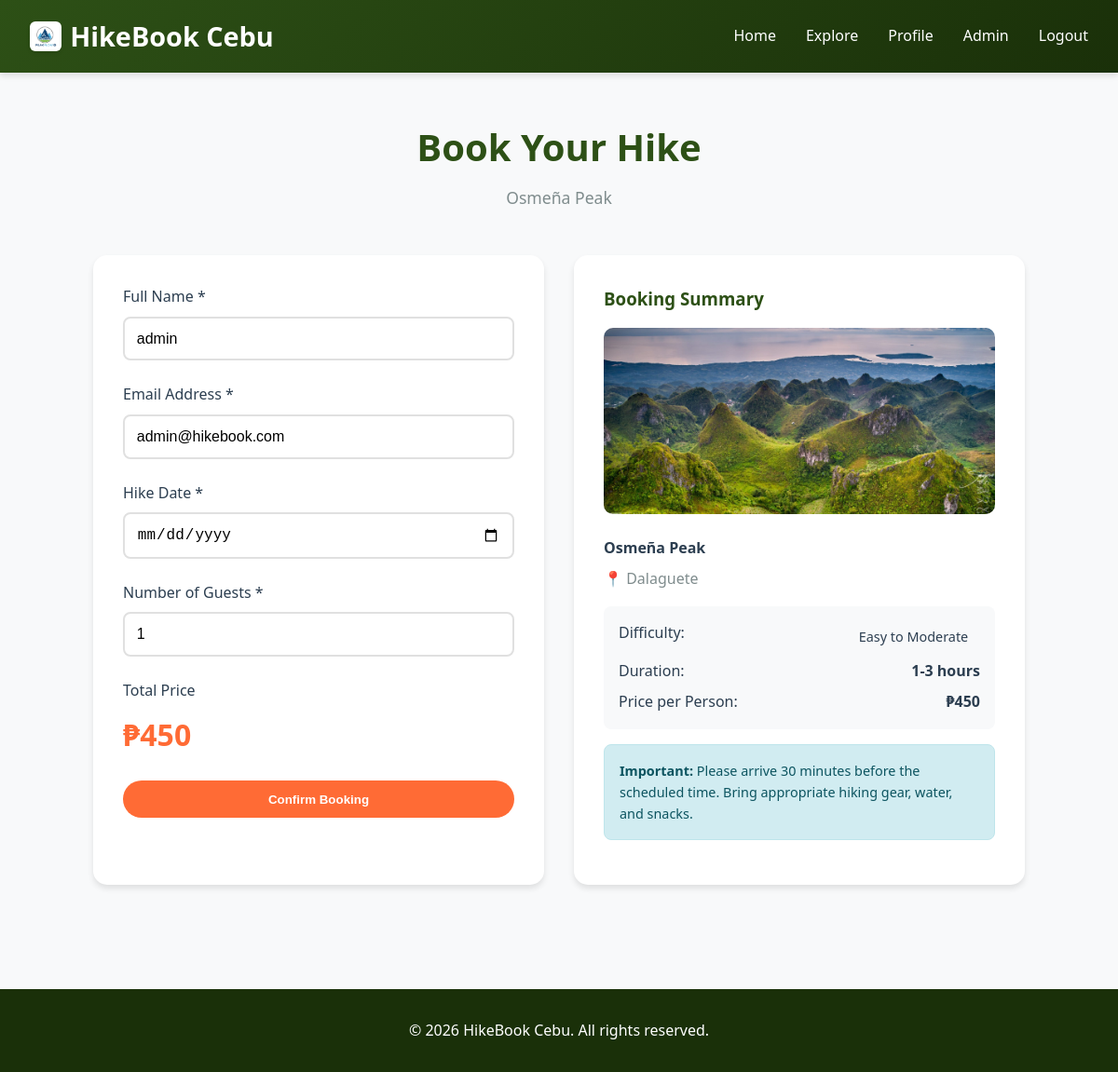
Screenshot of /book.php?hike_id=1 (signed in) with the database file from the repository.
### tables this page shows
CREATE TABLE `hikes` (
  `id` int(11) NOT NULL,
  `slug` varchar(64) NOT NULL,
  `name` varchar(120) NOT NULL,
  `location` varchar(120) NOT NULL,
  `difficulty` varchar(64) NOT NULL,
  `duration_hours_min` int(11) NOT NULL,
  `duration_hours_max` int(11) NOT NULL,
  `price` int(11) NOT NULL,
  `description` text NOT NULL,
  `image_url` varchar(255) NOT NULL
);

CREATE TABLE `users` (
  `id` int(11) NOT NULL,
  `username` varchar(50) NOT NULL,
  `email` varchar(100) NOT NULL,
  `password_hash` varchar(255) NOT NULL,
  `role` varchar(20) DEFAULT 'user',
  `created_at` timestamp NOT NULL DEFAULT current_timestamp(),
  `is_active` tinyint(1) DEFAULT 1
);

### config.php (called while the page is built, shortened)
<?php
function isAdmin() {
    return isset($_SESSION['role']) && $_SESSION['role'] === ROLE_ADMIN;
}
function sanitize($data) {
    return htmlspecialchars(trim($data), ENT_QUOTES, 'UTF-8');
}
function base_url($path = '') {
    return rtrim(SITE_URL, '/') . '/' . ltrim($path, '/');
}
?>

### book.php (the view, shortened to what this page needs)
<?php
require_once 'config.php';
$hike_id = isset($_GET['hike_id']) ? intval($_GET['hike_id']) : 0;
$stmt = $pdo->prepare("SELECT * FROM hikes WHERE id = ?");
$stmt->execute([$hike_id]);
$hike = $stmt->fetch();
$stmt = $pdo->prepare("SELECT * FROM users WHERE id = ?");
$stmt->execute([$_SESSION['user_id']]);
$user = $stmt->fetch();
$success = false;
?>
<!DOCTYPE html>
<html lang="en">
<head>
    <link rel="stylesheet" href="css/styles.css">
</head>
<body>
    <nav class="navbar">
        <div class="nav-container">
            <a href="index.php" class="logo">
                <img src="images/logo.png" alt="HikeBook Cebu Logo">
                <?php echo SITE_NAME; ?>
            </a>
            <ul class="nav-links">
                <li><a href="index.php">Home</a></li>
                <li><a href="hikes.php">Explore</a></li>
                <li><a href="profile.php">Profile</a></li>
                <?php if (isAdmin()): ?>
                    <li><a href="<?php echo base_url('admin/dashboard.php'); ?>">Admin</a></li>
                <?php endif; ?>
                <li><a href="logout.php">Logout</a></li>
            </ul>
        </div>
    </nav>
    <div class="container">
        <?php if ($success): ?>
            <div class="form-container" style="max-width: 600px;">
                <div class="alert alert-success">
                    <h2 style="margin-bottom: 1rem;">🎉 Booking Confirmed!</h2>
                    <p>Your booking has been successfully submitted. We'll send you a confirmation email shortly.</p>
                </div>
                <div style="text-align: center; margin-top: 2rem;">
                    <a href="profile.php" class="btn btn-primary">View My Bookings</a>
                    <a href="hikes.php" class="btn btn-secondary">Book Another Hike</a>
                </div>
            </div>
        <?php else: ?>
            <div class="section-title">
                <h2>Book Your Hike</h2>
                <p><?php echo sanitize($hike['name']); ?></p>
            </div>
            <div style="display: grid; grid-template-columns: 1fr 1fr; gap: 2rem; max-width: 1000px; margin: 0 auto;">
                <div class="form-container" style="margin: 0;">
                    <form method="POST" action="">
                        <div class="form-group">
                            <label for="customer_name">Full Name *</label>
                            <input type="text" id="customer_name" name="customer_name" class="form-control" required value="<?php echo sanitize($user['username']); ?>">
                        </div>
                        <div class="form-group">
                            <label for="customer_email">Email Address *</label>
                            <input type="email" id="customer_email" name="customer_email" class="form-control" required value="<?php echo sanitize($user['email']); ?>">
                        </div>
                        <div class="form-group">
                            <label for="date">Hike Date *</label>
                            <input type="date" id="date" name="date" class="form-control" required min="<?php echo date('Y-m-d', strtotime('+1 day')); ?>">
                        </div>
                        <div class="form-group">
                            <label for="guests">Number of Guests *</label>
                            <input type="number" id="guests" name="guests" class="form-control" required min="1" max="20" value="1" onchange="calculateTotal()">
                        </div>
                        <div class="form-group">
                            <label>Total Price</label>
                            <div style="font-size: 2rem; color: var(--accent); font-weight: bold;" id="total_price">
                                ₱<?php echo number_format($hike['price']); ?>
                            </div>
                        </div>
                        <button type="submit" class="btn btn-primary" style="width: 100%;">Confirm Booking</button>
                    </form>
                </div>
                <div style="background: white; padding: 2rem; border-radius: 15px; box-shadow: 0 4px 6px rgba(0,0,0,0.1);">
                    <h3 style="color: var(--primary); margin-bottom: 1rem;">Booking Summary</h3>
                    <img src="<?php echo sanitize($hike['image_url']); ?>" alt="<?php echo sanitize($hike['name']); ?>" style="width: 100%; height: 200px; object-fit: cover; border-radius: 10px; margin-bottom: 1rem;">
                    <h4 style="margin-bottom: 0.5rem;"><?php echo sanitize($hike['name']); ?></h4>
                    <p style="color: var(--text-light); margin-bottom: 1rem;">📍 <?php echo sanitize($hike['location']); ?></p>
                    <div style="background: var(--bg-light); padding: 1rem; border-radius: 8px; margin-bottom: 1rem;">
                        <div style="display: flex; justify-content: space-between; margin-bottom: 0.5rem;">
                            <span>Difficulty:</span>
                            <span class="meta-badge difficulty-<?php echo strtolower(str_replace(' ', '-', $hike['difficulty'])); ?>">
                                <?php echo sanitize($hike['difficulty']); ?>
                            </span>
                        </div>
                        <div style="display: flex; justify-content: space-between; margin-bottom: 0.5rem;">
                            <span>Duration:</span>
                            <strong><?php echo $hike['duration_hours_min']; ?>-<?php echo $hike['duration_hours_max']; ?> hours</strong>
                        </div>
                        <div style="display: flex; justify-content: space-between;">
                            <span>Price per Person:</span>
                            <strong>₱<?php echo number_format($hike['price']); ?></strong>
                        </div>
                    </div>
                    <div class="alert alert-info" style="font-size: 0.9rem;">
                        <strong>Important:</strong> Please arrive 30 minutes before the scheduled time. Bring appropriate hiking gear, water, and snacks.
                    </div>
                </div>
            </div>
        <?php endif; ?>
    </div>
    <footer class="footer">
        <p>&copy; <?php echo date('Y'); ?> <?php echo SITE_NAME; ?>. All rights reserved.</p>
    </footer>
</body>
</html>

### css/styles.css (style rules this page uses)
* { margin: 0; padding: 0; box-sizing: border-box; }
:root { --primary: #2d5016; --primary-light: #4a7c2c; --primary-dark: #1a3009; --secondary: #8b4513; --accent: #ff6b35; --text-dark: #2c3e50; --text-light: #7f8c8d; --bg-light: #f8f9fa; --white: #ffffff; --shadow: 0 4px 6px rgba(0, 0, 0, 0.1); --shadow-lg: 0 10px 25px rgba(0, 0, 0, 0.2); }
body { font-family: 'Segoe UI', Tahoma, Geneva, Verdana, sans-serif; line-height: 1.6; color: var(--text-dark); background-color: var(--bg-light); }
.navbar { background: linear-gradient(135deg, var(--primary) 0%, var(--primary-dark) 100%); padding: 1rem 0; box-shadow: var(--shadow); position: sticky; top: 0; z-index: 1000; }
.nav-container { max-width: 1200px; margin: 0 auto; padding: 0 2rem; display: flex; justify-content: space-between; align-items: center; }
.logo { font-size: 1.8rem; font-weight: bold; color: var(--white); text-decoration: none; display: flex; align-items: center; gap: 0.6rem; transition: transform 0.3s ease; }
.logo img { height: 32px; width: auto; object-fit: contain; transition: transform 0.3s ease; background: white; padding: 4px; border-radius: 6px; box-shadow: 0 2px 4px rgba(0, 0, 0, 0.1); }
.nav-links { display: flex; gap: 2rem; list-style: none; }
.nav-links a { color: var(--white); text-decoration: none; font-weight: 500; transition: color 0.3s; }
.btn { display: inline-block; padding: 0.8rem 2rem; border-radius: 50px; text-decoration: none; font-weight: 600; transition: all 0.3s; border: none; cursor: pointer; }
.btn-primary { background: var(--accent); color: var(--white); }
.container { max-width: 1200px; margin: 0 auto; padding: 3rem 2rem; }
.section-title { text-align: center; margin-bottom: 3rem; }
.section-title h2 { font-size: 2.5rem; color: var(--primary); margin-bottom: 0.5rem; }
.section-title p { color: var(--text-light); font-size: 1.1rem; }
.meta-badge { padding: 0.3rem 0.8rem; border-radius: 20px; font-size: 0.9rem; font-weight: 500; }
.form-container { max-width: 500px; margin: 2rem auto; background: var(--white); padding: 2rem; border-radius: 15px; box-shadow: var(--shadow); }
.form-group { margin-bottom: 1.5rem; }
.form-group label { display: block; margin-bottom: 0.5rem; color: var(--text-dark); font-weight: 500; }
.form-control { width: 100%; padding: 0.8rem; border: 2px solid #e0e0e0; border-radius: 8px; font-size: 1rem; transition: border-color 0.3s; }
.alert { padding: 1rem; border-radius: 8px; margin-bottom: 1rem; }
.alert-info { background: #d1ecf1; color: #0c5460; border: 1px solid #bee5eb; }
.footer { background: var(--primary-dark); color: var(--white); text-align: center; padding: 2rem; margin-top: 4rem; }

### rows the page displays
hikes: name "Osmeña Peak", price "450", image_url (picture), location "Dalaguete", difficulty "Easy to Moderate", duration_hours_min "1", duration_hours_max "3"
users: customer_name "admin", customer_email "admin@hikebook.com"

### other values shown
SITE_NAME "HikeBook Cebu"
